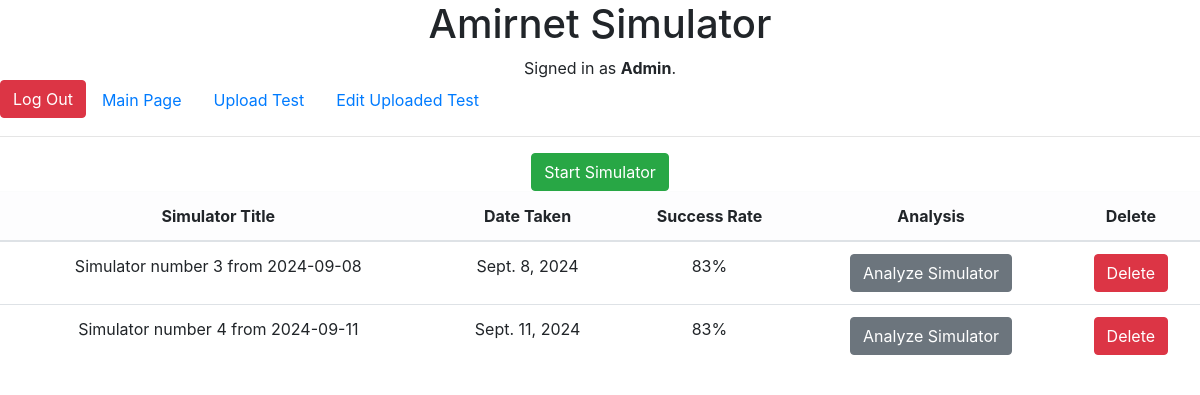
/ (signed in), run on the app's committed database.
### Simulator/models.py (models this page shows, shortened)
class User(AbstractUser):
    GENDER_CHOICES = [
        ('M','Male'),
        ('F','Female'),
        ('O','Other')
    ]
    first_name = models.CharField(max_length=30, blank=False)
    last_name = models.CharField(max_length=30, blank=False)
    gender = models.CharField(max_length=1, choices=GENDER_CHOICES, blank=True)
    email = models.EmailField(unique=True)
    joining_date = models.DateField(auto_now_add=True)
    USERNAME_FIELD = 'email'
    REQUIRED_FIELDS = ['username','first_name','last_name','gender']

class StudentSimulator(models.Model):
    student = models.ForeignKey(User,on_delete=models.CASCADE,related_name='simulators')
    simulator_number = models.PositiveIntegerField()
    date_taken = models.DateField(auto_now_add=True)
    def __str__(self) -> str:
        return f"Simulator number {self.simulator_number} from {self.date_taken}"
    def get_success_rate(self):
        all_questions = list(StudentAnswers.objects.filter(simulator = self).all())
        correct_questions = []
        for q in all_questions:
            if q.is_correct():
                correct_questions.append(q)
        return f"{math.ceil(len(correct_questions)*100 / len(all_questions))}%"

class StudentAnswers(models.Model):
    student = models.ForeignKey(User, on_delete=models.CASCADE, related_name='answers')
    simulator = models.ForeignKey(StudentSimulator, on_delete=models.CASCADE, related_name='questions')
    question = models.ForeignKey(Question, on_delete=models.CASCADE, related_name='answered_questions')
    answer_number = models.IntegerField(choices=[
        (0,'0'),(1,'1'),(2,'2'),(3,'3'),(4,'4')
    ])
    def is_correct(self):
        return self.answer_number == self.question.correct_answer
    class Meta:
        ordering = ['student','question']

class Question(models.Model):
    chapter = models.ForeignKey(Chapter, on_delete=models.CASCADE, related_name='related_questions')
    order = models.IntegerField()
    desc = models.CharField(max_length=255)
    correct_answer = models.IntegerField()
    class Meta:
        unique_together = ('chapter','order')
        ordering = ['chapter','order']

### Simulator/views.py (the view)
# urls.py: path("", views.index, name="index"),
@login_required(login_url='login')
def index(request):
    user = request.user
    simulators = StudentSimulator.objects.filter(student = user).all()
    return render(request,'Simulator/index.html',{
        'simulators' : simulators
    })

### Simulator/templates/Simulator/index.html (shortened to what this page needs)
{% extends "Simulator/layout.html" %}
{% block body %}
<a class="btn btn-success" href ="{% url 'simulator'%}">Start Simulator</a>
{% if simulators %}
<div>
    <table class="table table-border">
        <thead class="table-light">
            <tr><th>Simulator Title</th><th>Date Taken</th><th>Success Rate</th><th>Analysis</th><th>Delete</th></tr>
        </thead>
        <tbody>
            {% for simulator in simulators %}
            <tr>
                <td>{{simulator}}</td>
                <td>{{simulator.date_taken}}</td>
                <td>{{simulator.get_success_rate}}</td>
                <form method="post" action="{% url 'analyze_simulator' %}">
                    <td><button type="submit" class="btn btn-secondary">Analyze Simulator</button></td>
                </form>
                <form id="delete_form" method="post" action="{% url 'delete_simulator' %}" onsubmit="return confirm('האם אתה בטוח שתרצה למחוק את המבחן?')">
                        <td><button type="submit" id="delete_btn" class="btn btn-danger">Delete</button></td>
                </form>
            </tr>
            {% endfor %}
        </tbody>
    </table>
</div>
{% endif %}
{% endblock %}

### Simulator/templates/Simulator/layout.html (shortened to what this page needs)
{% load static %}
<!DOCTYPE html>
<html lang="en">
    <head>
        <link rel="stylesheet" href="https://stackpath.bootstrapcdn.com/bootstrap/4.4.1/css/bootstrap.min.css">
        <link href="{% static 'Simulator/styles.css' %}" rel="stylesheet">
    </head>
    <body>
        <h1>Amirnet Simulator</h1>
        <div>
            {% if user.is_authenticated %}
                Signed in as <strong>{{ user.username }}</strong>.
            {% else %}
                Not signed in.
            {% endif %}
        </div>
        <ul class="nav">
            <li class="nav-item">
                <a class="btn btn-danger" href="{% url 'logout' %}">Log Out</a>
            </li>
            <li class="nav-item">
                <a class="nav-link" href="{% url 'index' %}">Main Page</a>
            </li>
            {% if user.is_authenticated and user.is_superuser %}
            <li class="nav-item">
                <a class="nav-link" href="{% url 'upload' %}">Upload Test</a>
            </li>
            <li>
                <a class="nav-link" href="{% url 'edit_uploaded_test' %}">Edit Uploaded Test</a>
            </li>
            {% endif %}
        </ul>
        <hr>
        {% block body %}
        {% endblock %}
    </body>
</html>

### Simulator/static/Simulator/styles.css (style rules this page uses)
body { text-align: center; }
div { text-align: center; }
.nav { text-align: center; }

### data on the page
User: username "Admin"
StudentSimulator: simulator_number+date_taken "Simulator number 3 from 2024-09-08", date_taken "Sept. 8, 2024", get_success_rate "83%"
StudentSimulator: simulator_number+date_taken "Simulator number 4 from 2024-09-11", date_taken "Sept. 11, 2024", get_success_rate "83%"
